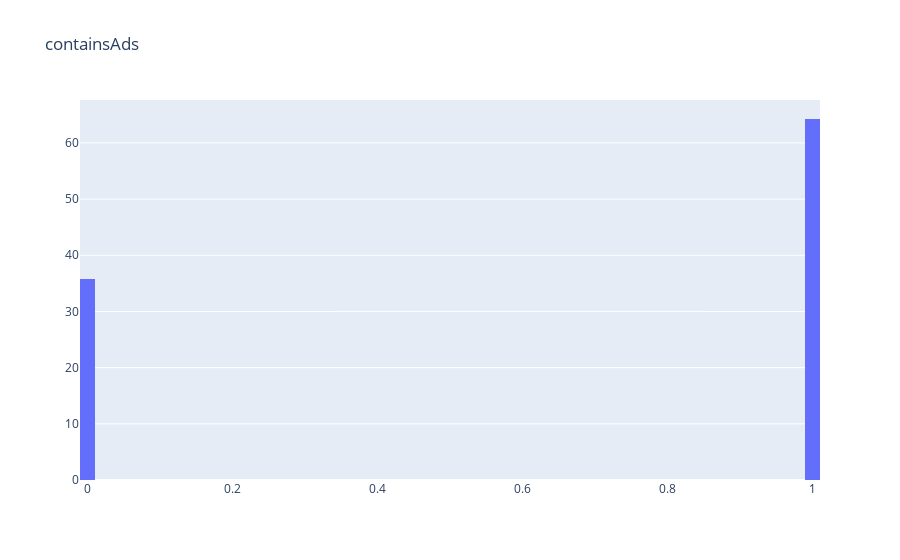

This figure's notebook cell:
### Code cell
get_hist(df['containsAds'])

### Figure 1 — Plotly figure (JSON) as saved in the notebook; plotly's stock layout.template omitted (floating-point values rounded to 4 significant figures; data arrays with more than 128 entries replaced by an {"elided": "..."} marker saying what was removed)
{"data": [{"histnorm": "percent", "nbinsx": 80, "type": "histogram", "x": {"elided": "11802 int values"}}], "layout": {"title": {"text": "containsAds"}}}
